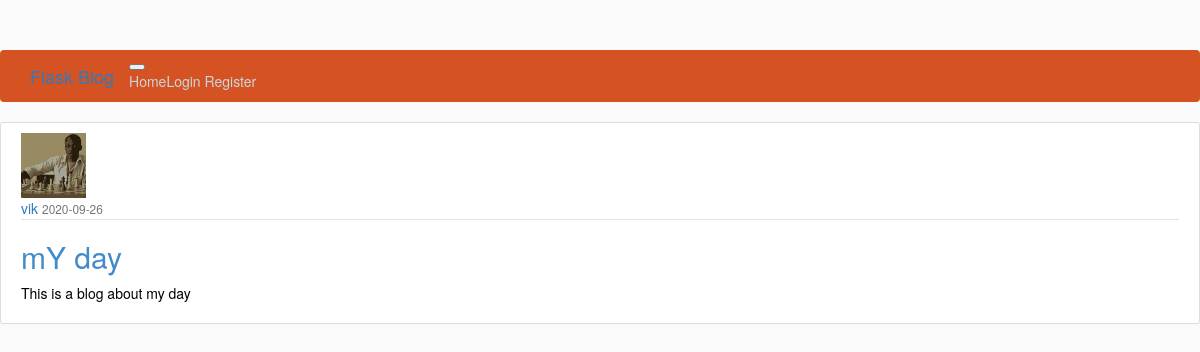
/post/1, run on the app's committed database.
### app/models.py (models this page shows, shortened)
class User(db.Model, UserMixin):
    id = db.Column(db.Integer, primary_key=True)
    username = db.Column(db.String(20), unique=True, nullable=False)
    email = db.Column(db.String(120), unique=True, nullable=False)
    image_file = db.Column(db.String(20), nullable=False, default='default.jpg')
    password = db.Column(db.String(60), nullable=False)
    posts = db.relationship('Post', backref='author', lazy=True)

class Post(db.Model):
    id = db.Column(db.Integer, primary_key=True)
    title = db.Column(db.String(100), nullable=False)
    date_posted = db.Column(db.DateTime, nullable=False, default=datetime.utcnow)
    content = db.Column(db.Text, nullable=False)
    user_id = db.Column(db.Integer, db.ForeignKey('user.id'), nullable=False)

### app/routes.py (the view)
@app.route("/post/<int:post_id>")
def post(post_id):
    post = Post.query.get_or_404(post_id)
    return render_template('post.html', title=post.title, post=post)

### app/templates/post.html (shortened to what this page needs)
{% extends "base.html" %}
{% block content %}
  <article class="media content-section">
    <img class="rounded-circle article-img" src="{{ url_for('static', filename='profile_pics/' + post.author.image_file) }}">
    <div class="media-body">
      <div class="article-metadata">
        <a class="mr-2" href="#">{{ post.author.username }}</a>
        <small class="text-muted">{{ post.date_posted.strftime('%Y-%m-%d') }}</small>
      </div>
      <h2 class="article-title">{{ post.title }}</h2>
      <p class="article-content">{{ post.content }}</p>
    </div>
  </article>
{% endblock content %}

### app/static/main.css (style rules this page uses)
body { background: #fafafa; color: #010101; margin-top: 5rem; }
h1, h2, h3, h4, h5 { color: #444444; }
.content-section { background: #ffffff; padding: 10px 20px; border: 1px solid #dddddd; border-radius: 3px; margin-bottom: 20px; }
.article-title { color: #428bca }
.article-content { white-space: pre-line; }
.article-img { height: 65px; width: 65px; margin-right: 16px; }
.article-metadata { padding-bottom: 1px; margin-bottom: 4px; border-bottom: 1px solid #e3e3e3 }

### data on the page
User: image_file (picture), author.username "vik"
Post: date_posted "2020-09-26", title "mY day", content "This is a blog about my day"
